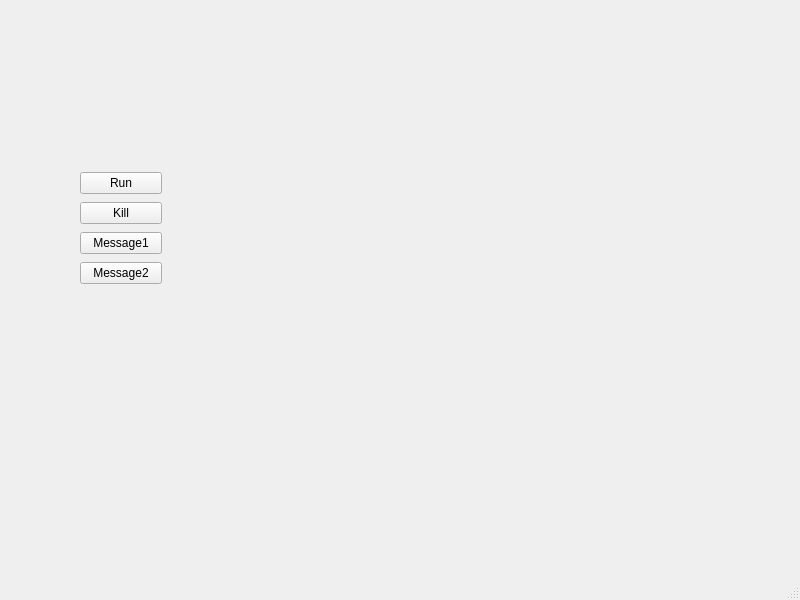
<?xml version="1.0" encoding="UTF-8"?>
<ui version="4.0">
 <class>MainWindow</class>
 <widget class="QMainWindow" name="MainWindow">
  <property name="geometry">
   <rect>
    <x>0</x>
    <y>0</y>
    <width>800</width>
    <height>600</height>
   </rect>
  </property>
  <property name="windowTitle">
   <string>MainWindow</string>
  </property>
  <widget class="QWidget" name="centralwidget">
   <widget class="QLabel" name="lblMessage">
    <property name="geometry">
     <rect>
      <x>220</x>
      <y>220</y>
      <width>331</width>
      <height>21</height>
     </rect>
    </property>
    <property name="text">
     <string/>
    </property>
   </widget>
   <widget class="QLabel" name="lblThread">
    <property name="geometry">
     <rect>
      <x>220</x>
      <y>170</y>
      <width>331</width>
      <height>17</height>
     </rect>
    </property>
    <property name="text">
     <string/>
    </property>
   </widget>
   <widget class="QWidget" name="">
    <property name="geometry">
     <rect>
      <x>80</x>
      <y>170</y>
      <width>82</width>
      <height>120</height>
     </rect>
    </property>
    <layout class="QVBoxLayout" name="verticalLayout">
     <item>
      <widget class="QPushButton" name="btnRun">
       <property name="text">
        <string>Run</string>
       </property>
      </widget>
     </item>
     <item>
      <widget class="QPushButton" name="btnKill">
       <property name="text">
        <string>Kill</string>
       </property>
      </widget>
     </item>
     <item>
      <widget class="QPushButton" name="btnMessage1">
       <property name="text">
        <string>Message1</string>
       </property>
      </widget>
     </item>
     <item>
      <widget class="QPushButton" name="btnMessage2">
       <property name="text">
        <string>Message2</string>
       </property>
      </widget>
     </item>
    </layout>
   </widget>
  </widget>
  <widget class="QMenuBar" name="menubar">
   <property name="geometry">
    <rect>
     <x>0</x>
     <y>0</y>
     <width>800</width>
     <height>22</height>
    </rect>
   </property>
  </widget>
  <widget class="QStatusBar" name="statusbar"/>
 </widget>
 <resources/>
 <connections/>
</ui>
